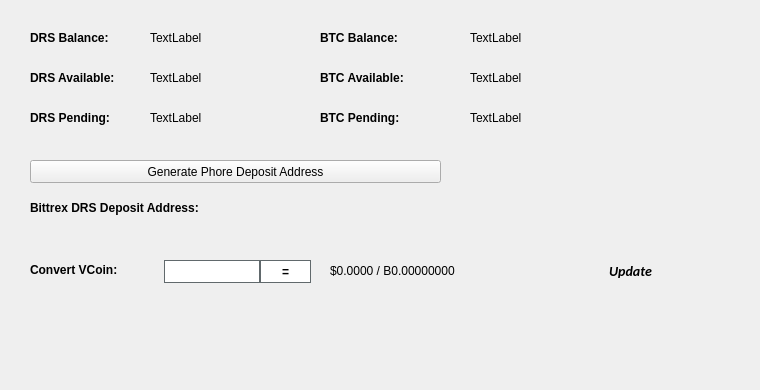
   <widget class="QWidget" name="BalanceTab">
    <attribute name="title">
     <string>Balance</string>
    </attribute>
    <widget class="QLabel" name="BitcoinBalanceLabel">
     <property name="geometry">
      <rect>
       <x>470</x>
       <y>30</y>
       <width>150</width>
       <height>16</height>
      </rect>
     </property>
     <property name="text">
      <string>TextLabel</string>
     </property>
    </widget>
    <widget class="QLabel" name="RSBalanceLabel">
     <property name="geometry">
      <rect>
       <x>150</x>
       <y>30</y>
       <width>150</width>
       <height>16</height>
      </rect>
     </property>
     <property name="text">
      <string>TextLabel</string>
     </property>
    </widget>
    <widget class="QLabel" name="label_11">
     <property name="geometry">
      <rect>
       <x>30</x>
       <y>30</y>
       <width>101</width>
       <height>16</height>
      </rect>
     </property>
     <property name="font">
      <font>
       <weight>75</weight>
       <bold>true</bold>
      </font>
     </property>
     <property name="text">
      <string>DRS Balance:</string>
     </property>
    </widget>
    <widget class="QLabel" name="label_12">
     <property name="geometry">
      <rect>
       <x>320</x>
       <y>30</y>
       <width>101</width>
       <height>16</height>
      </rect>
     </property>
     <property name="font">
      <font>
       <weight>75</weight>
       <bold>true</bold>
      </font>
     </property>
     <property name="text">
      <string>BTC Balance:</string>
     </property>
    </widget>
    <widget class="QLabel" name="RSAvailableLabel_2">
     <property name="geometry">
      <rect>
       <x>150</x>
       <y>70</y>
       <width>150</width>
       <height>16</height>
      </rect>
     </property>
     <property name="text">
      <string>TextLabel</string>
     </property>
    </widget>
    <widget class="QLabel" name="label_13">
     <property name="geometry">
      <rect>
       <x>30</x>
       <y>70</y>
       <width>111</width>
       <height>16</height>
      </rect>
     </property>
     <property name="font">
      <font>
       <weight>75</weight>
       <bold>true</bold>
      </font>
     </property>
     <property name="text">
      <string>DRS Available:</string>
     </property>
    </widget>
    <widget class="QLabel" name="label_14">
     <property name="geometry">
      <rect>
       <x>30</x>
       <y>110</y>
       <width>101</width>
       <height>16</height>
      </rect>
     </property>
     <property name="font">
      <font>
       <weight>75</weight>
       <bold>true</bold>
      </font>
     </property>
     <property name="text">
      <string>DRS Pending:</string>
     </property>
    </widget>
    <widget class="QLabel" name="RSPendingLabel">
     <property name="geometry">
      <rect>
       <x>150</x>
       <y>110</y>
       <width>150</width>
       <height>16</height>
      </rect>
     </property>
     <property name="text">
      <string>TextLabel</string>
     </property>
    </widget>
    <widget class="QLabel" name="label_15">
     <property name="geometry">
      <rect>
       <x>320</x>
       <y>70</y>
       <width>111</width>
       <height>16</height>
      </rect>
     </property>
     <property name="font">
      <font>
       <weight>75</weight>
       <bold>true</bold>
      </font>
     </property>
     <property name="text">
      <string>BTC Available:</string>
     </property>
    </widget>
    <widget class="QLabel" name="BitcoinAvailableLabel">
     <property name="geometry">
      <rect>
       <x>470</x>
       <y>70</y>
       <width>150</width>
       <height>16</height>
      </rect>
     </property>
     <property name="text">
      <string>TextLabel</string>
     </property>
    </widget>
    <widget class="QLabel" name="label_31">
     <property name="geometry">
      <rect>
       <x>320</x>
       <y>110</y>
       <width>111</width>
       <height>16</height>
      </rect>
     </property>
     <property name="font">
      <font>
       <weight>75</weight>
       <bold>true</bold>
      </font>
     </property>
     <property name="text">
      <string>BTC Pending:</string>
     </property>
    </widget>
    <widget class="QLabel" name="BitcoinPendingLabel">
     <property name="geometry">
      <rect>
       <x>470</x>
       <y>110</y>
       <width>150</width>
       <height>16</height>
      </rect>
     </property>
     <property name="text">
      <string>TextLabel</string>
     </property>
    </widget>
    <widget class="QLabel" name="label_33">
     <property name="geometry">
      <rect>
       <x>30</x>
       <y>200</y>
       <width>221</width>
       <height>16</height>
      </rect>
     </property>
     <property name="font">
      <font>
       <weight>75</weight>
       <bold>true</bold>
      </font>
     </property>
     <property name="text">
      <string>Bittrex DRS Deposit Address:</string>
     </property>
    </widget>
    <widget class="QPushButton" name="GenDepositBTN">
     <property name="geometry">
      <rect>
       <x>30</x>
       <y>160</y>
       <width>411</width>
       <height>23</height>
      </rect>
     </property>
     <property name="text">
      <string>Generate Phore Deposit Address</string>
     </property>
     <property name="icon">
      <iconset resource="../rupees.qrc">
       <normaloff>:/icons/bitcoin</normaloff>:/icons/bitcoin</iconset>
     </property>
    </widget>
    <widget class="QLabel" name="DepositAddressLabel">
     <property name="geometry">
      <rect>
       <x>200</x>
       <y>200</y>
       <width>261</width>
       <height>16</height>
      </rect>
     </property>
     <property name="palette">
      <palette>
       <active>
        <colorrole role="WindowText">
         <brush brushstyle="SolidPattern">
          <color alpha="255">
           <red>0</red>
           <green>0</green>
           <blue>0</blue>
          </color>
         </brush>
        </colorrole>
        <colorrole role="Text">
         <brush brushstyle="SolidPattern">
          <color alpha="255">
           <red>0</red>
           <green>0</green>
           <blue>255</blue>
          </color>
         </brush>
        </colorrole>
       </active>
       <inactive>
        <colorrole role="WindowText">
         <brush brushstyle="SolidPattern">
          <color alpha="255">
           <red>0</red>
           <green>0</green>
           <blue>0</blue>
          </color>
         </brush>
        </colorrole>
        <colorrole role="Text">
         <brush brushstyle="SolidPattern">
          <color alpha="255">
           <red>0</red>
           <green>0</green>
           <blue>255</blue>
          </color>
         </brush>
        </colorrole>
       </inactive>
       <disabled>
        <colorrole role="WindowText">
         <brush brushstyle="SolidPattern">
          <color alpha="255">
           <red>120</red>
           <green>120</green>
           <blue>120</blue>
          </color>
         </brush>
        </colorrole>
        <colorrole role="Text">
         <brush brushstyle="SolidPattern">
          <color alpha="255">
           <red>120</red>
           <green>120</green>
           <blue>120</blue>
          </color>
         </brush>
        </colorrole>
       </disabled>
      </palette>
     </property>
     <property name="font">
      <font>
       <weight>75</weight>
       <bold>true</bold>
      </font>
     </property>
     <property name="text">
      <string/>
     </property>
     <property name="alignment">
      <set>Qt::AlignRight|Qt::AlignTrailing|Qt::AlignVCenter</set>
     </property>
     <property name="textInteractionFlags">
      <set>Qt::LinksAccessibleByMouse|Qt::TextSelectableByKeyboard|Qt::TextSelectableByMouse</set>
     </property>
    </widget>
    <widget class="QLabel" name="label_8">
     <property name="geometry">
      <rect>
       <x>460</x>
       <y>300</y>
       <width>281</width>
       <height>81</height>
      </rect>
     </property>
     <property name="text">
      <string/>
     </property>
     <property name="pixmap">
      <pixmap>:/images/bittrex</pixmap>
     </property>
    </widget>
    <widget class="QWidget" name="widgetConversion" native="true">
     <property name="geometry">
      <rect>
       <x>0</x>
       <y>250</y>
       <width>751</width>
       <height>43</height>
      </rect>
     </property>
     <property name="minimumSize">
      <size>
       <width>0</width>
       <height>43</height>
      </size>
     </property>
     <property name="styleSheet">
      <string notr="true"/>
     </property>
     <widget class="QPushButton" name="btnUpdateMarketData">
      <property name="geometry">
       <rect>
        <x>575</x>
        <y>0</y>
        <width>111</width>
        <height>41</height>
       </rect>
      </property>
      <property name="sizePolicy">
       <sizepolicy hsizetype="Expanding" vsizetype="Expanding">
        <horstretch>0</horstretch>
        <verstretch>0</verstretch>
       </sizepolicy>
      </property>
      <property name="font">
       <font>
        <family>calibri</family>
        <pointsize>-1</pointsize>
        <weight>75</weight>
        <italic>true</italic>
        <bold>true</bold>
       </font>
      </property>
      <property name="styleSheet">
       <string notr="true">margin:0px;text-align:center;padding:2px;border-radius:3px;font-style:italic;width:100px;font-size:14px;font-family:calibri;font-weight:600;</string>
      </property>
      <property name="text">
       <string>Update</string>
      </property>
      <property name="iconSize">
       <size>
        <width>150</width>
        <height>35</height>
       </size>
      </property>
      <property name="autoDefault">
       <bool>true</bool>
      </property>
      <property name="default">
       <bool>true</bool>
      </property>
     </widget>
     <widget class="QLabel" name="lblConvertVCoin">
      <property name="geometry">
       <rect>
        <x>30</x>
        <y>10</y>
        <width>131</width>
        <height>20</height>
       </rect>
      </property>
      <property name="styleSheet">
       <string notr="true"/>
      </property>
      <property name="text">
       <string>&lt;html&gt;&lt;head/&gt;&lt;body&gt;&lt;p&gt;&lt;span style=&quot; font-weight:600;&quot;&gt;Convert VCoin:&lt;/span&gt;&lt;/p&gt;&lt;/body&gt;&lt;/html&gt;</string>
      </property>
     </widget>
     <widget class="QLineEdit" name="txtConvertVCoinQty">
      <property name="geometry">
       <rect>
        <x>160</x>
        <y>10</y>
        <width>100</width>
        <height>23</height>
       </rect>
      </property>
      <property name="minimumSize">
       <size>
        <width>100</width>
        <height>23</height>
       </size>
      </property>
      <property name="maximumSize">
       <size>
        <width>100</width>
        <height>16777215</height>
       </size>
      </property>
      <property name="styleSheet">
       <string notr="true">border: 1px solid #61696c;margin-left:4px;</string>
      </property>
     </widget>
     <widget class="QPushButton" name="btnConvertPhore">
      <property name="geometry">
       <rect>
        <x>260</x>
        <y>10</y>
        <width>51</width>
        <height>23</height>
       </rect>
      </property>
      <property name="minimumSize">
       <size>
        <width>0</width>
        <height>23</height>
       </size>
      </property>
      <property name="styleSheet">
       <string notr="true">border:1px solid #61696c;background:white;font-weight:600;</string>
      </property>
      <property name="text">
       <string>=</string>
      </property>
     </widget>
     <widget class="QLabel" name="lblConvertVCoinResults">
      <property name="geometry">
       <rect>
        <x>330</x>
        <y>0</y>
        <width>201</width>
        <height>41</height>
       </rect>
      </property>
      <property name="styleSheet">
       <string notr="true"/>
      </property>
      <property name="text">
       <string>$0.0000 / B0.00000000</string>
      </property>
     </widget>
     <widget class="QLabel" name="iconOverviewUpdateWait">
      <property name="geometry">
       <rect>
        <x>670</x>
        <y>10</y>
        <width>24</width>
        <height>24</height>
       </rect>
      </property>
      <property name="text">
       <string/>
      </property>
      <property name="pixmap">
       <pixmap resource="../rupees.qrc">:/icons/transaction_1</pixmap>
      </property>
      <property name="scaledContents">
       <bool>true</bool>
      </property>
      <property name="alignment">
       <set>Qt::AlignCenter</set>
      </property>
     </widget>
    </widget>
   </widget>
